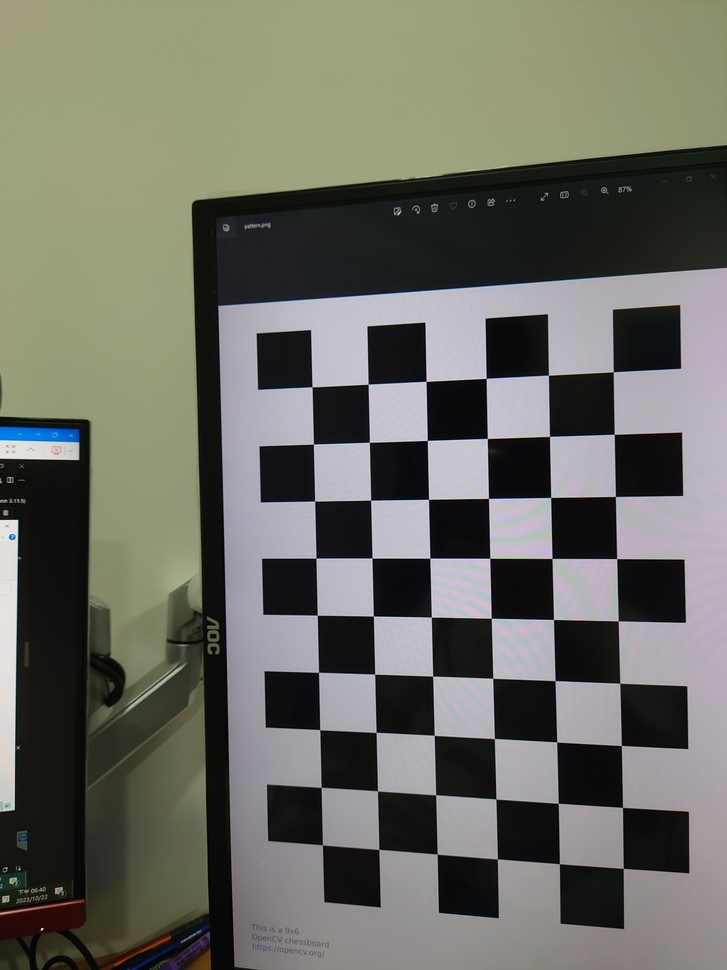
#> input picture my_scene_flow/calibration/phone/20231022_184012.JPG, 727 x 970 px, shrunk from 3024 x 4032 before the run; its folder holds only this picture in this run
$ jupyter execute --allow-errors single_calibration.ipynb
#> lines starting #> are read from the running program, lines starting #| are printed output that depends on the picture; after the words box and inside, x2 and y2 are one past the last pixel; in counts of white or black regions, pixels touching at a corner belong together
# title

## import

[cell 1]
import numpy as np
import cv2 as cv
import glob
from matplotlib import pyplot as plt

## 校正準備

### 計算校正資料

[cell 2]
# termination criteria
criteria = (cv.TERM_CRITERIA_EPS + cv.TERM_CRITERIA_MAX_ITER, 30, 0.001)

# 6 row
# 9 col
row=6
col=9

# prepare object points, like (0,0,0), (1,0,0), (2,0,0) ....,(6,5,0)
objp = np.zeros((row*col,3), np.float32)
objp[:,:2] = np.mgrid[0:row,0:col].T.reshape(-1,2)
print(objp.shape)
print(objp)

[cell 3]
# Arrays to store object points and image points from all the images.
objpoints = [] # 3d point in real world space
imgpoints = [] # 2d points in image plane.

images = glob.glob(r'calibration/phone/*.JPG')
print("get ",len(images))

for fname in images:
    print("dealing ",fname)
    img = cv.imread(fname)
#> img is the input picture: shape (970, 727, 3); mean B, G, R 99.7, 108.2, 108
    gray = cv.cvtColor(img, cv.COLOR_BGR2GRAY)
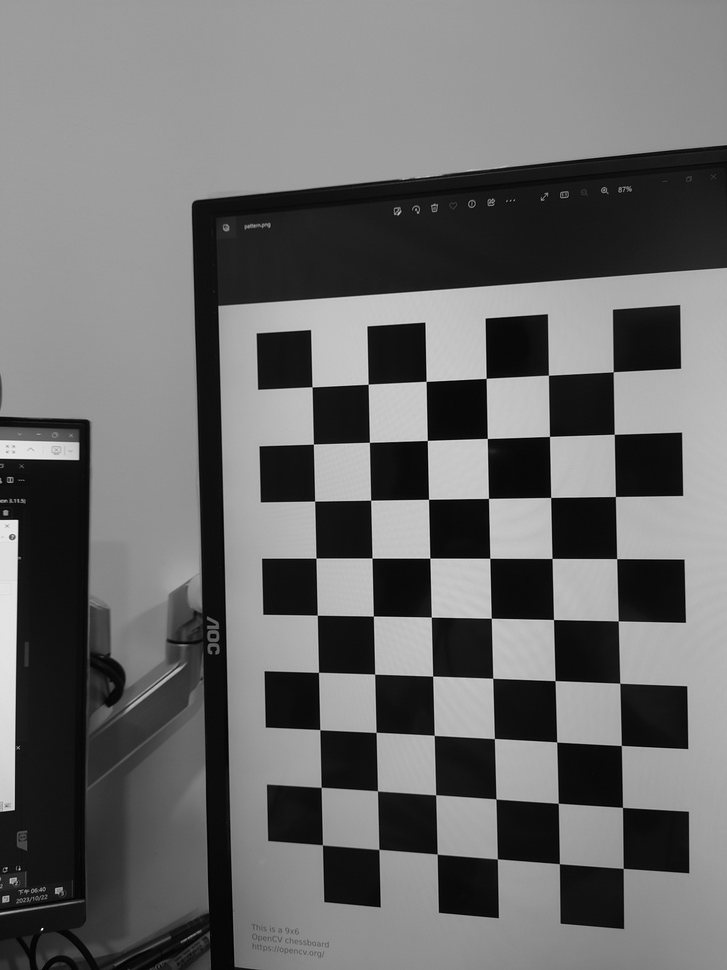
#> gray: shape (970, 727); min 0, max 245, mean 107.2

    plt.figure(figsize=(20,20))
    plt.subplot(131)
    plt.imshow(img[:,:,::-1])
    plt.subplot(132)
    plt.imshow(gray, cmap="gray")


    # Find the chess board corners
    ret, corners = cv.findChessboardCorners(gray, (row,col), None)
#> ret = True; corners = 54 rows, first 8: [312, 386.9], [368.1, 384.2], [426, 381.4], [486.1, 378.3], [548.4, 375], [612.9, 372], [313.4, 444], [369.4, 442.5]

    # If found, add object points, image points (after refining them)
    if ret == True:
        objpoints.append(objp)

        corners2 = cv.cornerSubPix(gray,corners, (11,11), (-1,-1), criteria)
#> corners2 = 54 rows, first 8: [312, 386.8], [368.2, 384.2], [426.1, 381.4], [486.2, 378.3], [548.4, 375.2], [613.2, 371.8], [313.4, 444.1], [369.4, 442.3]
        imgpoints.append(corners2)

        # Draw and display the corners
        cv.drawChessboardCorners(img, (row,col), corners2, ret)
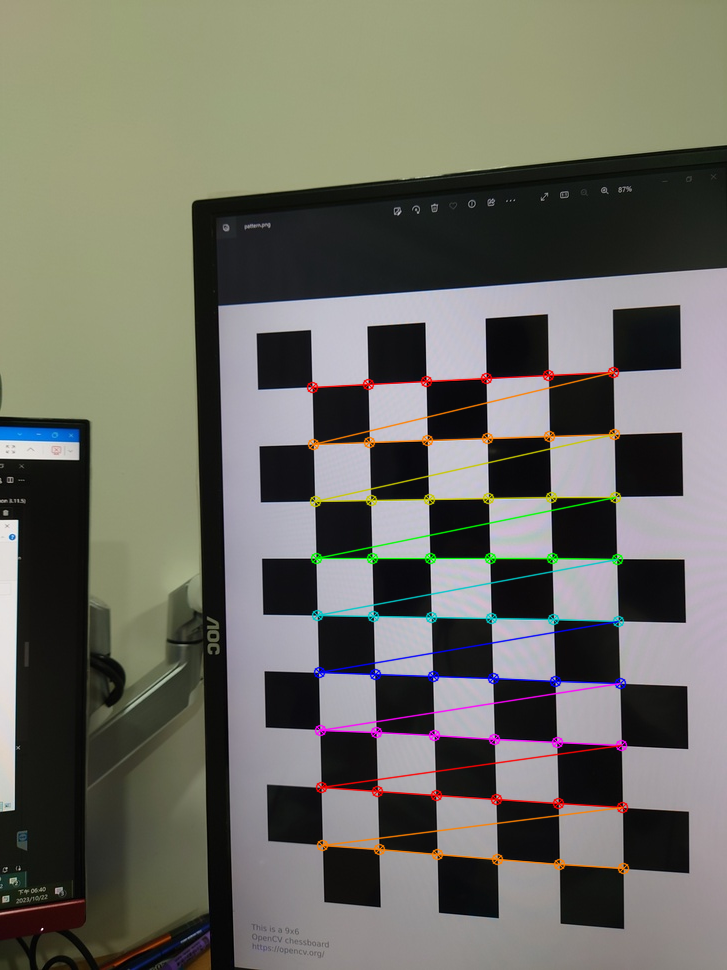
#> img: shape (970, 727, 3); 2.79% of pixels changed, all inside (x1, y1, x2, y2) = (306, 366, 630, 875)
        plt.subplot(133)
        plt.imshow(img[:,:,::-1])
    plt.show()
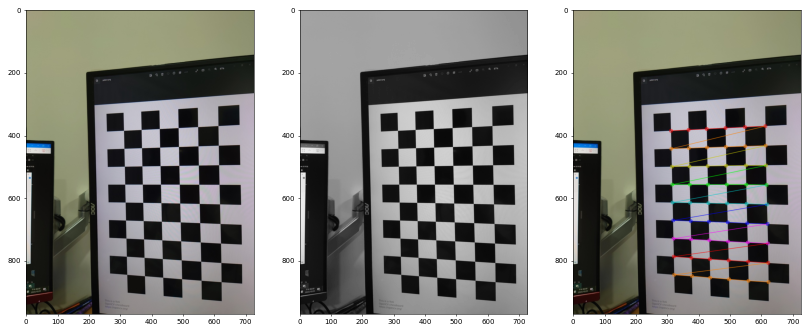
#> figure drawn by matplotlib, 3 panels

[cell 4]
ret, mtx, dist, rvecs, tvecs = cv.calibrateCamera(objpoints, imgpoints, gray.shape[::-1], None, None)
#> ret = 0.0734; mtx = [[1187.6, 0, 369.3], [0, 1148.6, 498.4], [0, 0, 1]]; dist = [[0.155, -0.334, 0.00126, 0.00312, -2.96]]; rvecs = ([0.0191, 0.316, -0.0191],); tvecs = ([-0.97, -1.95, 20.12],)

$ run again, on my_scene_flow/calibration/phone/20231022_184016.JPG
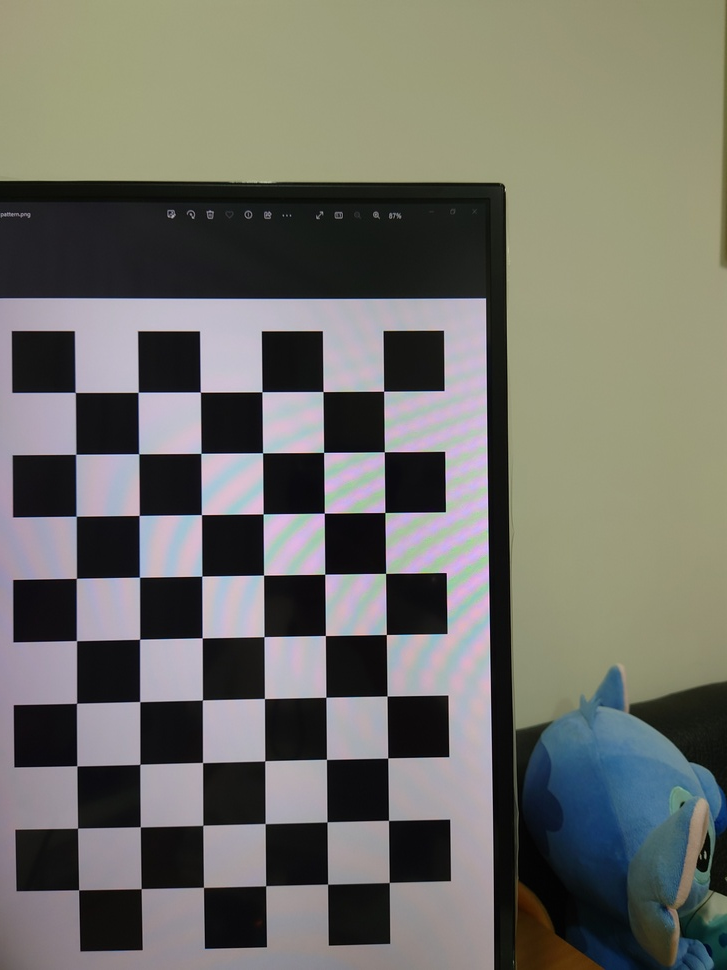
#> input picture my_scene_flow/calibration/phone/20231022_184016.JPG, 727 x 970 px, shrunk from 3024 x 4032 before the run
#> img is the input picture: shape (970, 727, 3); mean B, G, R 104.6, 111.9, 112.3
#> `gray = cv.cvtColor(img, cv.COLOR_BGR2GRAY)`:
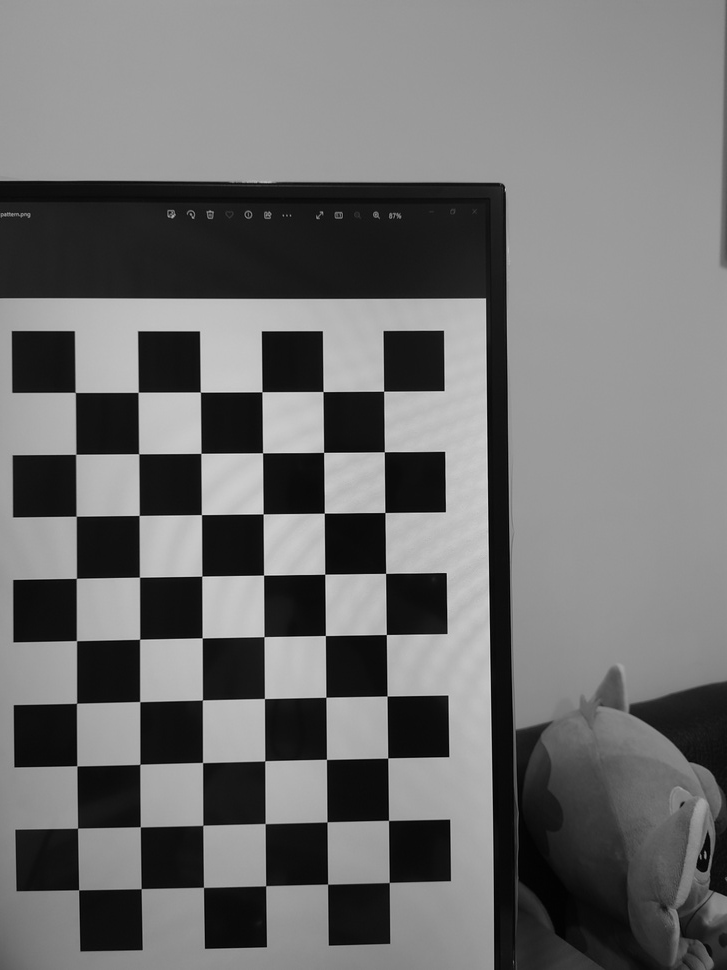
#> gray: shape (970, 727); min 0, max 222, mean 111.2
#> `ret, corners = cv.findChessboardCorners(gray, (row,col), None)`: ret = True; corners = 54 rows, first 8: [75.32, 392.5], [138.2, 392.4], [200.4, 392], [261.9, 391.7], [323, 391.5], [383.6, 391], [75.96, 454.1], [138.7, 453.7]
#> corners2 = 54 rows, first 8: [75.25, 392.4], [138.2, 392.3], [200.4, 392.1], [261.9, 391.8], [323, 391.6], [383.6, 391.2], [75.72, 454.3], [138.7, 453.7]
#> img: shape (970, 727, 3); 2.86% of pixels changed, all inside (x1, y1, x2, y2) = (69, 385, 396, 897)
#> `plt.show()`:
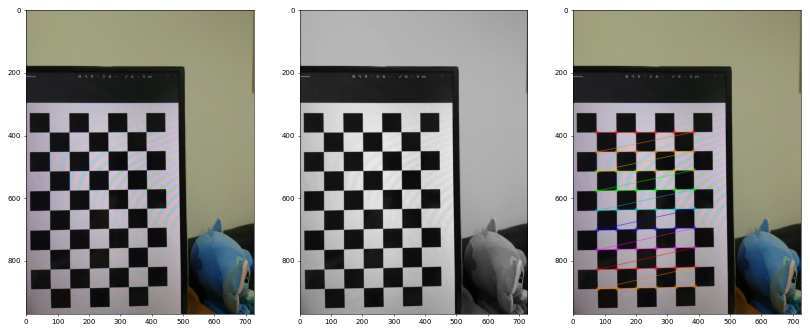
#> figure drawn by matplotlib, 3 panels
#> `ret, mtx, dist, rvecs, tvecs = cv.calibrateCamera(objpoints, imgpoints..`: ret = 0.083; mtx = [[801.3, 0, 346.4], [0, 800.9, 471.6], [0, 0, 1]]; dist = [[0.0773, -0.0996, -0.000349, 0.000483, -0.134]]; rvecs = ([-0.00988, -0.0371, -0.00965],); tvecs = ([-4.38, -1.28, 13.04],)

$ run again, on my_scene_flow/calibration/phone/20231022_184019.JPG
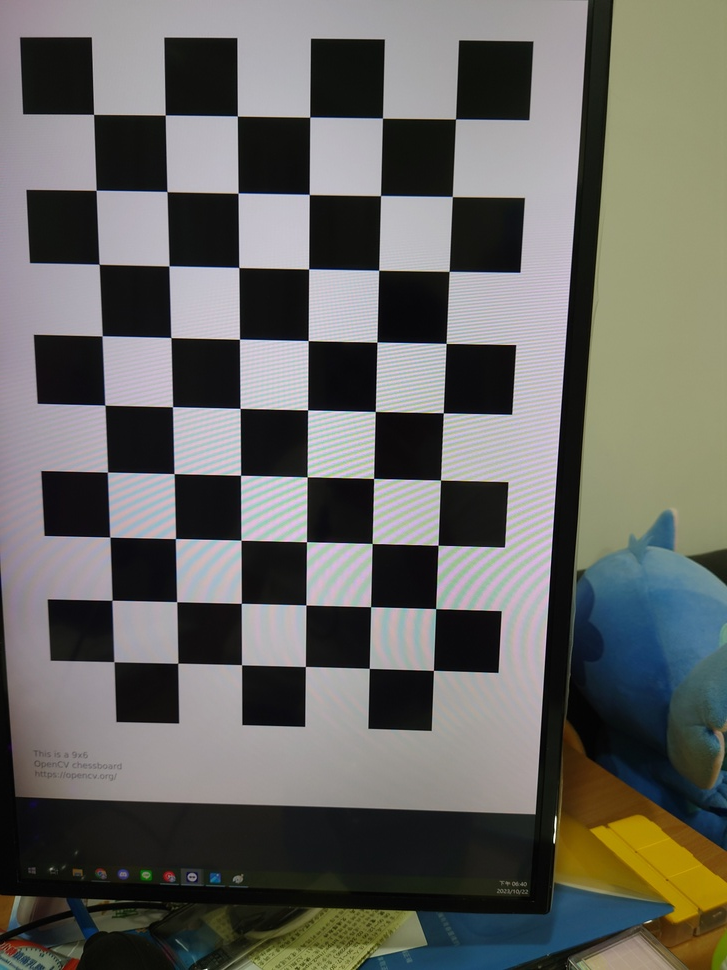
#> input picture my_scene_flow/calibration/phone/20231022_184019.JPG, 727 x 970 px, shrunk from 3024 x 4032 before the run
#> img is the input picture: shape (970, 727, 3); mean B, G, R 97.4, 101.7, 102
#> `gray = cv.cvtColor(img, cv.COLOR_BGR2GRAY)`:
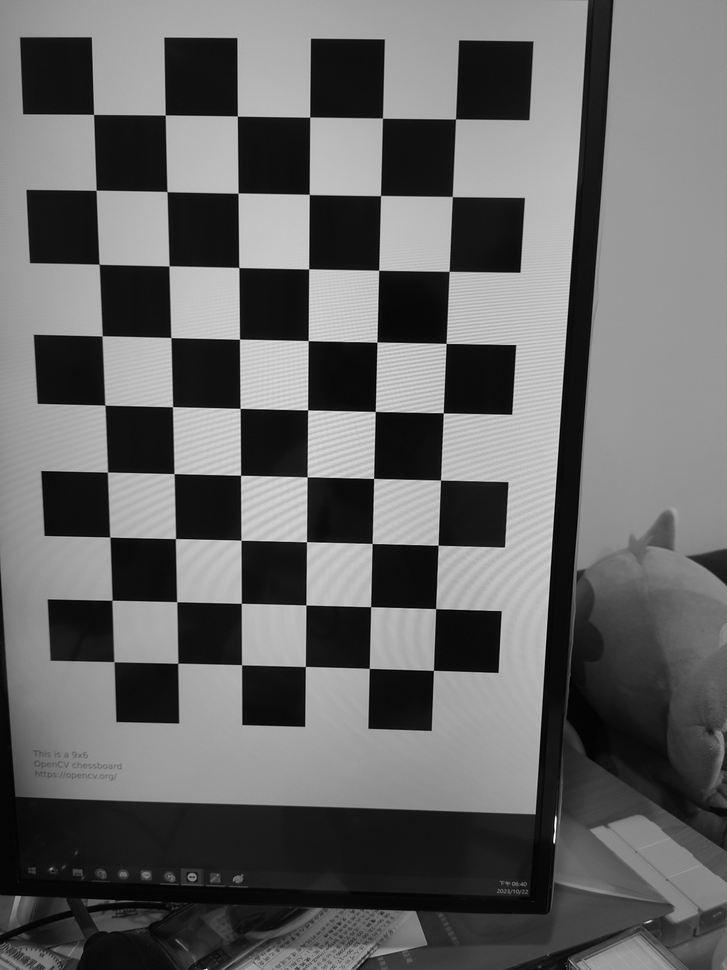
#> gray: shape (970, 727); min 0, max 254, mean 101.3
#> `ret, corners = cv.findChessboardCorners(gray, (row,col), None)`: ret = True; corners = 54 rows, first 8: [93.56, 114.4], [165.3, 115], [237.3, 116], [309.7, 117.1], [382.5, 118.1], [455.5, 118.9], [96.15, 190.3], [167, 191.5]
#> corners2 = 54 rows, first 8: [93.57, 114.4], [165.2, 115.1], [237.3, 116], [309.7, 117.1], [382.5, 118.1], [455.5, 119], [96.17, 190.3], [166.9, 191.6]
#> img: shape (970, 727, 3); 3.07% of pixels changed, all inside (x1, y1, x2, y2) = (88, 108, 463, 677)
#> `plt.show()`:
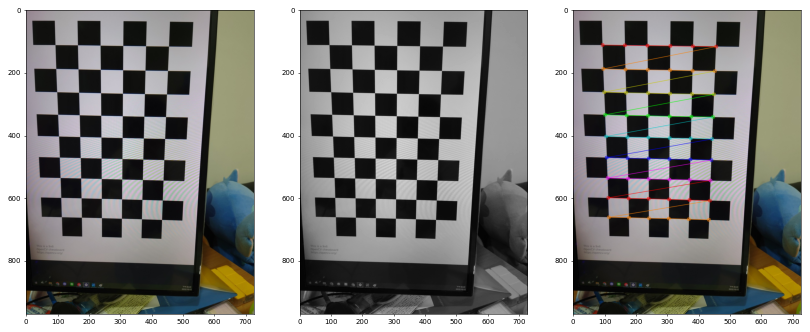
#> figure drawn by matplotlib, 3 panels
#> `ret, mtx, dist, rvecs, tvecs = cv.calibrateCamera(objpoints, imgpoints..`: ret = 0.0642; mtx = [[517.9, 0, 370.3], [0, 513.7, 494.6], [0, 0, 1]]; dist = [[0.0246, -0.0012, 0.000296, 0.000874, -0.0161]]; rvecs = ([0.117, 0.0155, 0.0237],); tvecs = ([-3.83, -5.31, 7.23],)

$ run again, on my_scene_flow/calibration/phone/20231022_184021.JPG
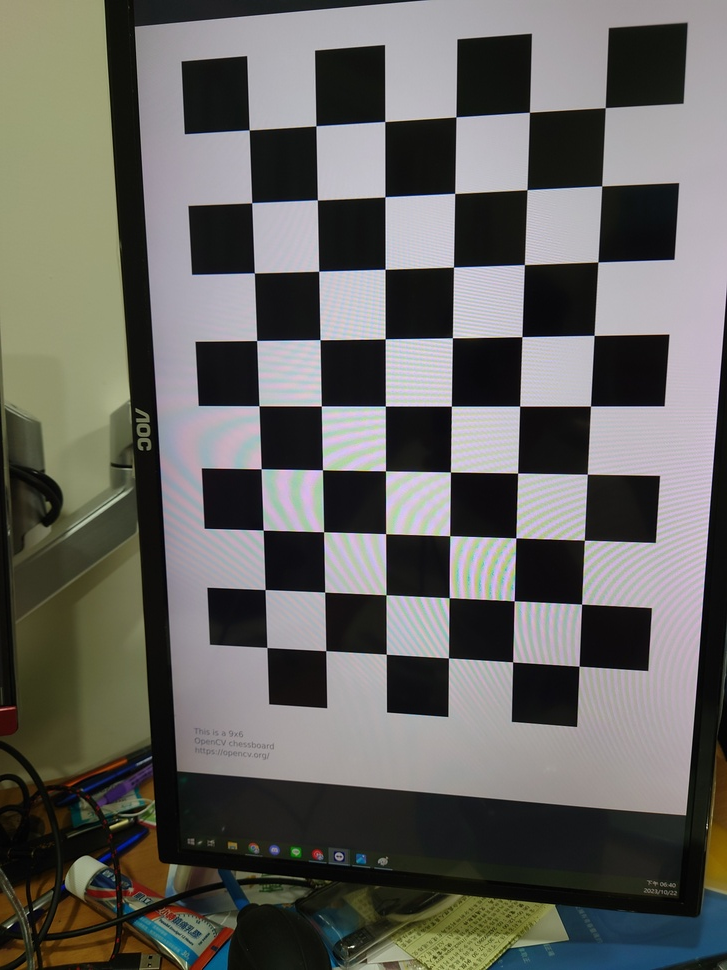
#> input picture my_scene_flow/calibration/phone/20231022_184021.JPG, 727 x 970 px, shrunk from 3024 x 4032 before the run
#> img is the input picture: shape (970, 727, 3); mean B, G, R 95.5, 99.6, 100.7
#> `gray = cv.cvtColor(img, cv.COLOR_BGR2GRAY)`:
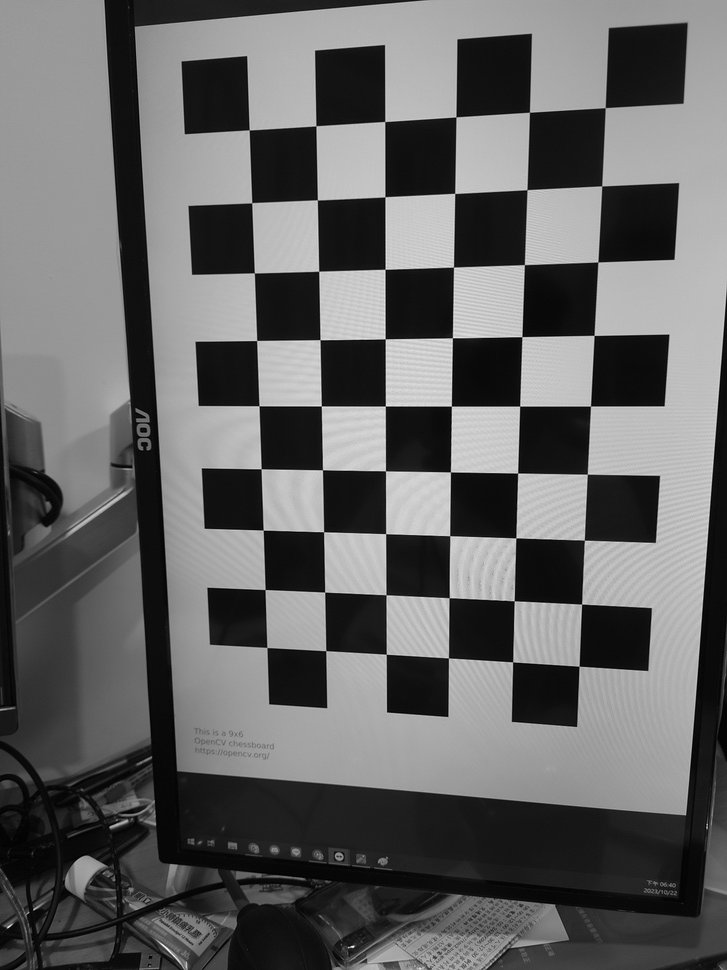
#> gray: shape (970, 727); min 0, max 253, mean 99.4
#> `ret, corners = cv.findChessboardCorners(gray, (row,col), None)`: ret = True; corners = 54 rows, first 8: [249.2, 129.9], [315.8, 125.8], [384.7, 121.5], [455.9, 116.9], [529.4, 112.3], [605.3, 107.6], [251.7, 202.7], [317.4, 200]
#> corners2 = 54 rows, first 8: [249.2, 129.9], [315.9, 125.8], [384.7, 121.5], [455.9, 116.9], [529.4, 112.3], [605.2, 107.6], [251.7, 202.7], [317.4, 199.9]
#> img: shape (970, 727, 3); 3.03% of pixels changed, all inside (x1, y1, x2, y2) = (243, 102, 612, 673)
#> `plt.show()`:
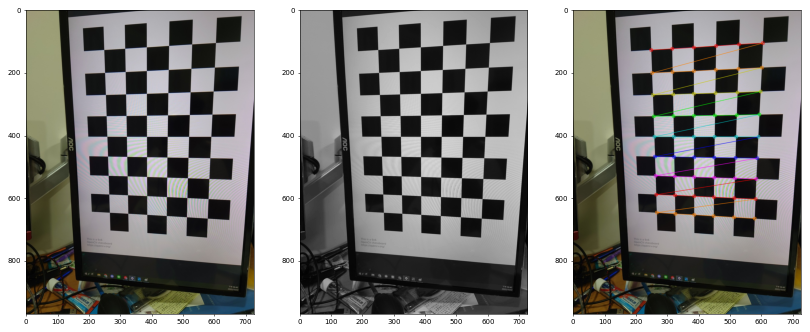
#> figure drawn by matplotlib, 3 panels
#> `ret, mtx, dist, rvecs, tvecs = cv.calibrateCamera(objpoints, imgpoints..`: ret = 0.0743; mtx = [[681.7, 0, 361.2], [0, 685, 470.9], [0, 0, 1]]; dist = [[0.042, 0.0189, -0.000928, 0.000894, -0.17]]; rvecs = ([0.165, 0.155, 0.00367],); tvecs = ([-1.64, -4.97, 10.08],)
